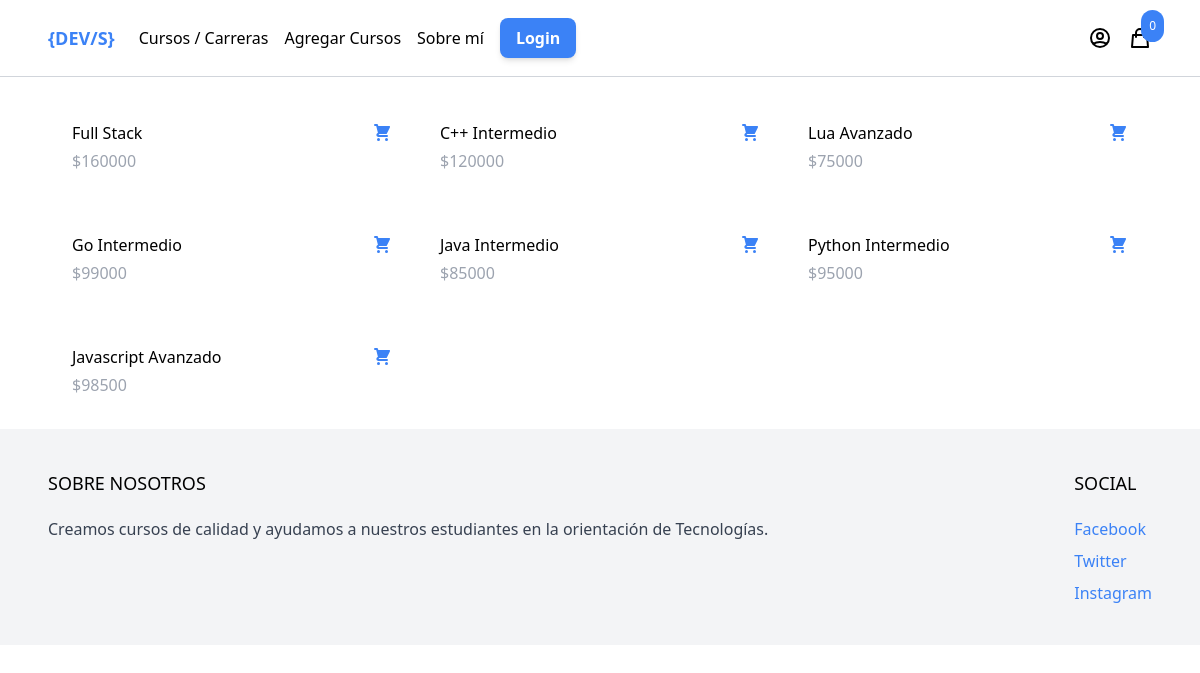
The page / on the database its author committed.
### cursos/models.py (models this page shows, shortened)
class Cursos(models.Model):
    name = models.CharField(max_length=255)
    category = models.ForeignKey(
        Category,
        related_name="cursos",
        on_delete=models.CASCADE,
    )
    slug = models.SlugField()
    description = models.TextField(blank=True, null=True)
    precio = models.IntegerField()
    created_at = models.DateTimeField(auto_now_add=True)
    image = models.ImageField(upload_to="uploads/", blank=True, null=True)
    thumbnail = models.ImageField(upload_to="uploads/", blank=True, null=True)
    class Meta:
        ordering = ("-created_at",)
    def get_thumbnail(self):
        if self.thumbnail:
            return self.thumbnail.url

### core/views.py (the view)
# urls.py: path("", core.index, name="index"),
def index(request):
    cursos = Cursos.objects.all()[0:8]
    return render(request, "core/index.html", {"cursos": cursos})

### carrito/context_processors.py (called while the page is built)
def cart(request):
    return {"carrito": Cart(request)}

### core/templates/core/index.html
{% extends 'core/base.html' %} {% block content %}
<div class="max-w-6xl mx-auto py-2 px-6 xl:px-0">
  <div class="cursos flex items-center flex-wrap">
    {% for curso in cursos %}
      {% include 'cursos/partials/cursos_lista_completa.html' %}
    {% endfor %}
  </div>
</div>
{% endblock %}

### cursos/templates/cursos/partials/cursos_lista_completa.html (shortened to what this page needs)
    <div class="w-full md:w-1/3 xl:w-1/4 p-6">
      <div class="pt-3 flex items-center justify-between">
        <a href="{% url 'producto' curso.slug %}">{{curso.name}}</a>
        <a href="{% url 'producto' curso.slug %}" class="text-blue-500 hover:text-blue-800">
        </a>
      </div>
      <div class="p pt-1 text-gray-400">${{curso.precio}}</div>
    </div>

### rows shown on the page
Cursos: name "Full Stack", precio "160000"
Cursos: name "C++ Intermedio", precio "120000"
Cursos: name "Lua Avanzado", precio "75000"
Cursos: name "Go Intermedio", precio "99000"
Cursos: name "Java Intermedio", precio "85000"
Cursos: name "Python Intermedio", precio "95000"
Cursos: name "Javascript Avanzado", precio "98500"

### other values the page prints
{{ cart|length }} "0"
